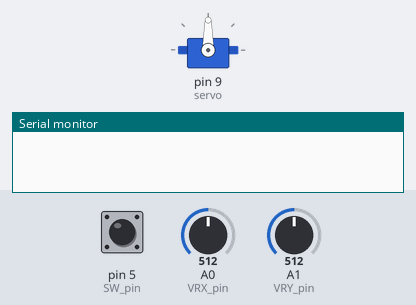
Bench run of a sketch on a simulated Arduino Uno, built with avr-gcc and run on an emulated ATmega328P. Shown: servo, the last lines printed to the serial monitor. The test bench sets the inputs (shaded band); at power-on: A0 (VRX_pin) = 512, pin 5 (SW_pin) HIGH, A1 (VRY_pin) = 512.

Above: at 1.8 s.
1.9 s: A0 (VRX_pin) set to 607
4.2 s: A0 (VRX_pin) set to 621
At 7.0 s:
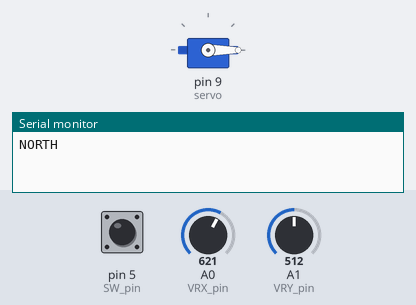
8.3 s: A0 (VRX_pin) set to 390
At 11.8 s:
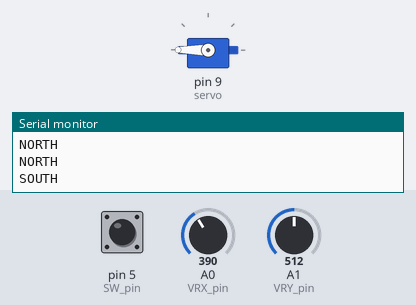
12.4 s: pin 5 (SW_pin) pulled LOW for 1.2 s
15.1 s: pin 5 (SW_pin) pulled LOW for 3.2 s
20.5 s: A0 (VRX_pin) set to 410
At 21.3 s:
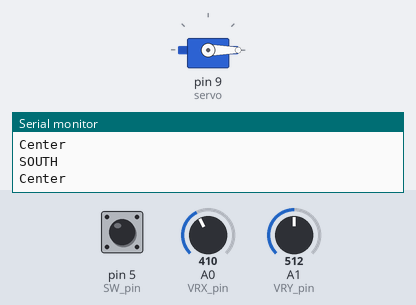
Timing chart, 0 to 23.0 s (numbered marks = the images above; inputs shaded):
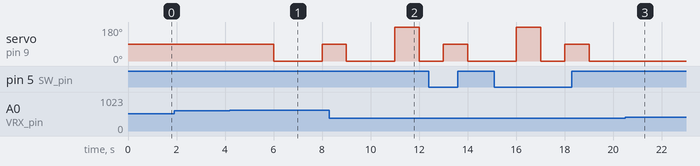

Measured:
- the behaviour switches between 614 and 615 on A0 (VRX_pin) (found by bisection; images 0 and 1)
- the behaviour switches between 399 and 400 on A0 (VRX_pin) (found by bisection; images 2 and 3)
- after the input at 1.9 s, every drawn part: stays the same
- after the input at 4.2 s, servo on pin 9 (servo): 90° → 0° after 1.8 s, → 90° 2.0 s later
- after the input at 20.5 s, servo on pin 9 (servo): stays 0° (without the input it goes to 180° after 0.50 s)

The sketch:

Joystick.ino
```cpp
 // Khii gas
#include <Servo.h>

// Khai báo chân kết nối cho các cảm biến và đèn LED
// analog
int VRX_pin = A0; // Joystick trục X
int VRY_pin = A1; // Joystick trục Y
// digital
int SW_pin = 5; // Nút nhấn trên joystick

// Các hướng có thể của joystick
const int NORTH = 0;
const int NORTH_EAST = 1;
const int EAST = 2;
const int SOUTH_EAST = 3;
const int SOUTH = 4;
const int SOUTH_WEST = 5;
const int WEST = 6;
const int NORTH_WEST = 7;
const int CENTER = 8;

// Các biến để lưu giá trị đọc từ joystick và hướng hiện tại
int VRX_value, VRY_value;
int direction = -1, direction_cache;

// Hàm chuyển đổi giá trị từ joystick sang hướng
int coor_to_direction(int VRX_value, int VRY_value);

// Các hàm kiểm tra phạm vi giá trị của joystick
bool is_large_coor(int coor);
bool is_middle_coor(int coor);
bool is_small_coor(int coor);

Servo servo;
int pos, val;

void setup() {
  servo.attach(9, 500, 2500);
    pinMode(VRX_pin, INPUT);
  pinMode(VRY_pin, INPUT);
  pinMode(SW_pin, INPUT_PULLUP);

  Serial.begin(9600);
}

void loop() {
    // Đọc giá trị từ joystick
  VRX_value = analogRead(VRX_pin);
  VRY_value = analogRead(VRY_pin);

  // Xác định hướng từ giá trị joystick
  direction = coor_to_direction(VRX_value, VRY_value);

  // In giá trị đọc từ trục Y của joystick ra Serial Monitor

  // Xoay động cơ tương ứng với hướng của joystick
  if (direction == WEST) {
    int angle = 45;
    Serial.println("WEST");
    servo.write(angle);
    delay(1000);
    servo.write(0);
    delay(1000);
  } else if (direction == NORTH) {
    Serial.println("NORTH");
    int angle = 90;
    servo.write(angle);
    delay(1000);
    servo.write(0);
    delay(1000);
  } else if (direction == EAST) {
    Serial.println("EAST");
    int angle = 120;
    servo.write(angle);
    delay(1000);
    servo.write(0);
    delay(1000);
  } else if (direction == SOUTH) {
    Serial.println("SOUTH");
    int angle = 180;
    servo.write(angle);
    delay(1000);
    servo.write(0);
    delay(1000);
  }

  // Đọc giá trị từ nút nhấn trên joystick
  int SW_value = digitalRead(SW_pin);

  // Nếu nút nhấn được nhấn, tắt tất cả các đèn LED
  if (SW_value == LOW) {
    Serial.println("Center");
    int angle = 90;
    servo.write(angle);
    delay(1000);
    servo.write(0);
    delay(1000);
  }

  delay(1000);
}


// Hàm chuyển đổi giá trị từ trục X và Y của joystick sang hướng
int coor_to_direction(int VRX_value, int VRY_value) {
  if (is_large_coor(VRX_value) && is_middle_coor(VRY_value))
    return NORTH;
  if (is_large_coor(VRX_value) && is_large_coor(VRY_value))
    return NORTH_EAST;
  if (is_middle_coor(VRX_value) && is_large_coor(VRY_value))
    return EAST;
  if (is_small_coor(VRX_value) && is_large_coor(VRY_value))
    return SOUTH_EAST;
  if (is_small_coor(VRX_value) && is_middle_coor(VRY_value))
    return SOUTH;
  if (is_small_coor(VRX_value) && is_small_coor(VRY_value))
    return SOUTH_WEST;
  if (is_middle_coor(VRX_value) && is_small_coor(VRY_value))
    return WEST;
  if (is_large_coor(VRX_value) && is_small_coor(VRY_value))
    return NORTH_WEST;
  return CENTER; // Trả về hướng trung tâm nếu không phát hiện hướng nào khác
}

// Các hàm kiểm tra phạm vi giá trị của joystick
bool is_large_coor(int coor) {
  return coor > 614;
}
bool is_middle_coor(int coor) {
  return (coor <= 614) && (coor >= 400);
}
bool is_small_coor(int coor) {
  return coor < 400;
}
```
